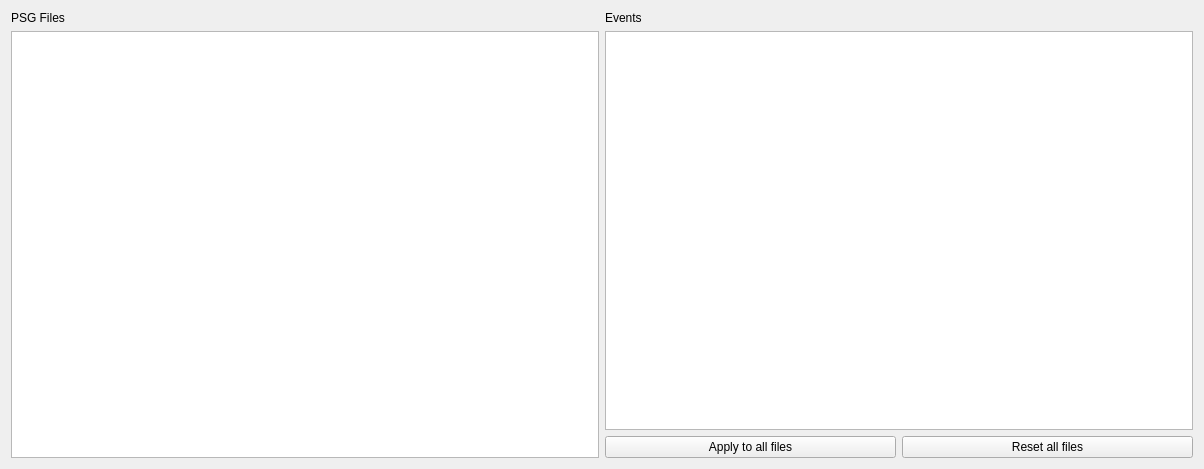
<ui version="4.0">
 <class>GroupDefinition</class>
 <widget class="QWidget" name="GroupDefinition">
  <property name="geometry">
   <rect>
    <x>0</x>
    <y>0</y>
    <width>1204</width>
    <height>469</height>
   </rect>
  </property>
  <property name="windowTitle">
   <string>Form</string>
  </property>
  <layout class="QHBoxLayout" name="horizontalLayout_2">
   <item>
    <layout class="QVBoxLayout" name="verticalLayout">
     <item>
      <widget class="QLabel" name="label">
       <property name="text">
        <string>PSG Files</string>
       </property>
      </widget>
     </item>
     <item>
      <widget class="QListView" name="file_listview" />
     </item>
    </layout>
   </item>
   <item>
    <layout class="QVBoxLayout" name="verticalLayout_2">
     <item>
      <widget class="QLabel" name="label_2">
       <property name="text">
        <string>Events</string>
       </property>
      </widget>
     </item>
     <item>
      <widget class="QTableView" name="event_treeview">
       <property name="editTriggers">
        <set>QAbstractItemView::AllEditTriggers</set>
       </property>
       <property name="selectionMode">
        <enum>QAbstractItemView::NoSelection</enum>
       </property>
       <property name="selectionBehavior">
        <enum>QAbstractItemView::SelectItems</enum>
       </property>
      </widget>
     </item>
     <item>
      <layout class="QHBoxLayout" name="horizontalLayout">
       <item>
        <widget class="QPushButton" name="apply_all_pushButton">
         <property name="text">
          <string>Apply to all files</string>
         </property>
        </widget>
       </item>
       <item>
        <widget class="QPushButton" name="reset_all_files_pushButton">
         <property name="text">
          <string>Reset all files</string>
         </property>
        </widget>
       </item>
      </layout>
     </item>
    </layout>
   </item>
  </layout>
 </widget>
 <resources><include location="../../../../../snooz-toolbox/src/main/python/ui/themes/themes.qrc" /></resources>
 <connections>
  <connection>
   <sender>file_listview</sender>
   <signal>clicked(QModelIndex)</signal>
   <receiver>GroupDefinition</receiver>
   <slot>on_file_selected()</slot>
   <hints>
    <hint type="sourcelabel">
     <x>109</x>
     <y>177</y>
    </hint>
    <hint type="destinationlabel">
     <x>213</x>
     <y>177</y>
    </hint>
   </hints>
  </connection>
  <connection>
   <sender>apply_all_pushButton</sender>
   <signal>clicked()</signal>
   <receiver>GroupDefinition</receiver>
   <slot>on_apply_to_all_files()</slot>
   <hints>
    <hint type="sourcelabel">
     <x>411</x>
     <y>280</y>
    </hint>
    <hint type="destinationlabel">
     <x>240</x>
     <y>164</y>
    </hint>
   </hints>
  </connection>
  <connection>
   <sender>reset_all_files_pushButton</sender>
   <signal>clicked()</signal>
   <receiver>GroupDefinition</receiver>
   <slot>on_reset_all_files()</slot>
   <hints>
    <hint type="sourcelabel">
     <x>541</x>
     <y>404</y>
    </hint>
    <hint type="destinationlabel">
     <x>298</x>
     <y>226</y>
    </hint>
   </hints>
  </connection>
 </connections>
 <slots>
  <slot>on_file_selected()</slot>
  <slot>on_event_selected()</slot>
  <slot>on_select_all_groups()</slot>
  <slot>on_apply_to_all_files()</slot>
  <slot>on_reset_all_files()</slot>
  <slot>search_pattern_slot()</slot>
 </slots>
</ui>
